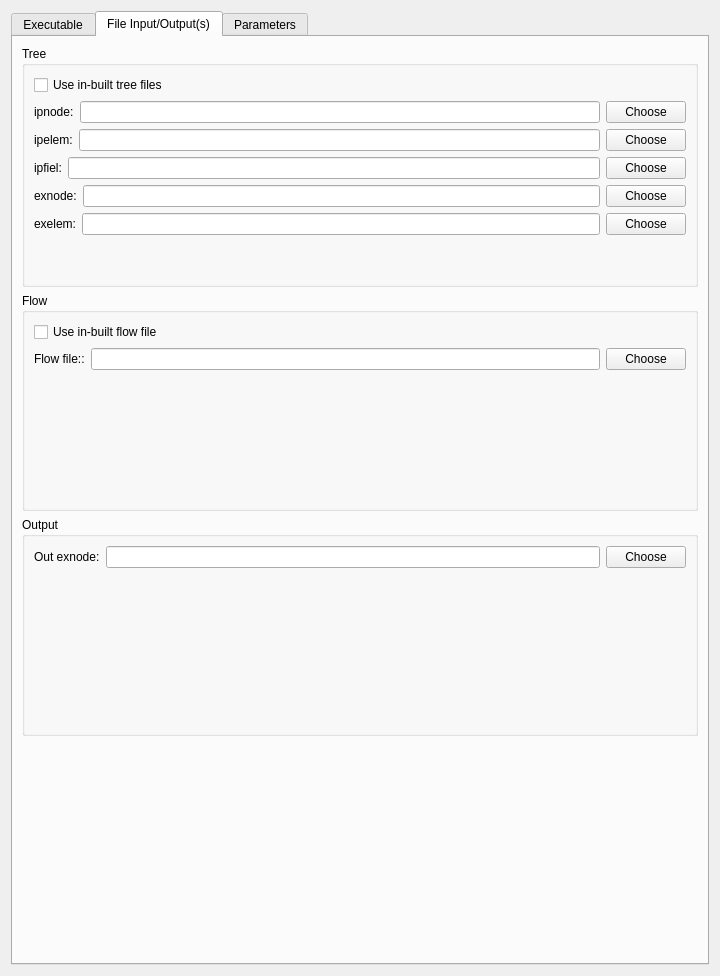
<?xml version="1.0" encoding="UTF-8"?>
<ui version="4.0">
 <class>VentilationWidget</class>
 <widget class="QWidget" name="VentilationWidget">
  <property name="geometry">
   <rect>
    <x>0</x>
    <y>0</y>
    <width>720</width>
    <height>976</height>
   </rect>
  </property>
  <property name="windowTitle">
   <string>Ventilation</string>
  </property>
  <layout class="QVBoxLayout" name="verticalLayout">
   <item>
    <widget class="QTabWidget" name="tabWidget">
     <property name="currentIndex">
      <number>1</number>
     </property>
     <widget class="QWidget" name="tabExecutable">
      <attribute name="title">
       <string>Executable</string>
      </attribute>
      <layout class="QVBoxLayout" name="verticalLayout_3">
       <item>
        <widget class="QGroupBox" name="groupBox">
         <property name="title">
          <string>Executable</string>
         </property>
         <layout class="QGridLayout" name="gridLayout">
          <item row="0" column="0">
           <widget class="QCheckBox" name="checkBoxInBuiltExecutable">
            <property name="text">
             <string>Use in-built executable</string>
            </property>
           </widget>
          </item>
          <item row="1" column="0">
           <widget class="QLabel" name="label_19">
            <property name="text">
             <string>Executable:</string>
            </property>
           </widget>
          </item>
          <item row="1" column="1">
           <widget class="QLineEdit" name="lineEditExecutable"/>
          </item>
          <item row="1" column="2">
           <widget class="QPushButton" name="pushButtonChooseExecutable">
            <property name="text">
             <string>Choose</string>
            </property>
           </widget>
          </item>
         </layout>
        </widget>
       </item>
       <item>
        <spacer name="verticalSpacer_2">
         <property name="orientation">
          <enum>Qt::Vertical</enum>
         </property>
         <property name="sizeHint" stdset="0">
          <size>
           <width>20</width>
           <height>766</height>
          </size>
         </property>
        </spacer>
       </item>
      </layout>
     </widget>
     <widget class="QWidget" name="tabFileInputs">
      <attribute name="title">
       <string>File Input/Output(s)</string>
      </attribute>
      <layout class="QVBoxLayout" name="verticalLayout_6">
       <item>
        <widget class="QGroupBox" name="groupBox_2">
         <property name="title">
          <string>Tree</string>
         </property>
         <layout class="QGridLayout" name="gridLayout_2">
          <item row="5" column="0">
           <layout class="QHBoxLayout" name="horizontalLayout_7">
            <item>
             <widget class="QLabel" name="label_24">
              <property name="text">
               <string>exelem:</string>
              </property>
             </widget>
            </item>
            <item>
             <widget class="QLineEdit" name="lineEditExElem"/>
            </item>
            <item>
             <widget class="QPushButton" name="pushButtonChooseExElem">
              <property name="text">
               <string>Choose</string>
              </property>
             </widget>
            </item>
           </layout>
          </item>
          <item row="4" column="0">
           <layout class="QHBoxLayout" name="horizontalLayout_6">
            <item>
             <widget class="QLabel" name="label_20">
              <property name="text">
               <string>exnode:</string>
              </property>
             </widget>
            </item>
            <item>
             <widget class="QLineEdit" name="lineEditExNode"/>
            </item>
            <item>
             <widget class="QPushButton" name="pushButtonChooseExNode">
              <property name="text">
               <string>Choose</string>
              </property>
             </widget>
            </item>
           </layout>
          </item>
          <item row="1" column="0">
           <layout class="QHBoxLayout" name="horizontalLayout_3">
            <item>
             <widget class="QLabel" name="label_22">
              <property name="text">
               <string>ipnode:</string>
              </property>
             </widget>
            </item>
            <item>
             <widget class="QLineEdit" name="lineEditIpNode"/>
            </item>
            <item>
             <widget class="QPushButton" name="pushButtonChooseIpNode">
              <property name="text">
               <string>Choose</string>
              </property>
             </widget>
            </item>
           </layout>
          </item>
          <item row="3" column="0">
           <layout class="QHBoxLayout" name="horizontalLayout_5">
            <item>
             <widget class="QLabel" name="label_21">
              <property name="text">
               <string>ipfiel:</string>
              </property>
             </widget>
            </item>
            <item>
             <widget class="QLineEdit" name="lineEditIpField"/>
            </item>
            <item>
             <widget class="QPushButton" name="pushButtonChooseIpField">
              <property name="text">
               <string>Choose</string>
              </property>
             </widget>
            </item>
           </layout>
          </item>
          <item row="0" column="0">
           <widget class="QCheckBox" name="checkBoxInBuiltTree">
            <property name="text">
             <string>Use in-built tree files</string>
            </property>
           </widget>
          </item>
          <item row="2" column="0">
           <layout class="QHBoxLayout" name="horizontalLayout_4">
            <item>
             <widget class="QLabel" name="label_23">
              <property name="text">
               <string>ipelem:</string>
              </property>
             </widget>
            </item>
            <item>
             <widget class="QLineEdit" name="lineEditIpElem"/>
            </item>
            <item>
             <widget class="QPushButton" name="pushButtonChooseIpElem">
              <property name="text">
               <string>Choose</string>
              </property>
             </widget>
            </item>
           </layout>
          </item>
          <item row="6" column="0">
           <spacer name="verticalSpacer_5">
            <property name="orientation">
             <enum>Qt::Vertical</enum>
            </property>
            <property name="sizeHint" stdset="0">
             <size>
              <width>20</width>
              <height>40</height>
             </size>
            </property>
           </spacer>
          </item>
         </layout>
        </widget>
       </item>
       <item>
        <widget class="QGroupBox" name="groupBox_3">
         <property name="title">
          <string>Flow</string>
         </property>
         <layout class="QVBoxLayout" name="verticalLayout_4">
          <item>
           <widget class="QCheckBox" name="checkBoxInBuiltFlow">
            <property name="text">
             <string>Use in-built flow file</string>
            </property>
           </widget>
          </item>
          <item>
           <layout class="QHBoxLayout" name="horizontalLayout_2">
            <item>
             <widget class="QLabel" name="label_25">
              <property name="text">
               <string>Flow file::</string>
              </property>
             </widget>
            </item>
            <item>
             <widget class="QLineEdit" name="lineEditFlow"/>
            </item>
            <item>
             <widget class="QPushButton" name="pushButtonChooseFlow">
              <property name="text">
               <string>Choose</string>
              </property>
             </widget>
            </item>
           </layout>
          </item>
          <item>
           <spacer name="verticalSpacer_4">
            <property name="orientation">
             <enum>Qt::Vertical</enum>
            </property>
            <property name="sizeHint" stdset="0">
             <size>
              <width>20</width>
              <height>40</height>
             </size>
            </property>
           </spacer>
          </item>
         </layout>
        </widget>
       </item>
       <item>
        <widget class="QGroupBox" name="groupBox_4">
         <property name="title">
          <string>Output</string>
         </property>
         <layout class="QVBoxLayout" name="verticalLayout_5">
          <item>
           <layout class="QHBoxLayout" name="horizontalLayout">
            <item>
             <widget class="QLabel" name="label_26">
              <property name="text">
               <string>Out exnode:</string>
              </property>
             </widget>
            </item>
            <item>
             <widget class="QLineEdit" name="lineEditOutExNode"/>
            </item>
            <item>
             <widget class="QPushButton" name="pushButtonChooseOutExNode">
              <property name="text">
               <string>Choose</string>
              </property>
             </widget>
            </item>
           </layout>
          </item>
          <item>
           <spacer name="verticalSpacer_3">
            <property name="orientation">
             <enum>Qt::Vertical</enum>
            </property>
            <property name="sizeHint" stdset="0">
             <size>
              <width>20</width>
              <height>40</height>
             </size>
            </property>
           </spacer>
          </item>
         </layout>
        </widget>
       </item>
       <item>
        <spacer name="verticalSpacer_6">
         <property name="orientation">
          <enum>Qt::Vertical</enum>
         </property>
         <property name="sizeHint" stdset="0">
          <size>
           <width>20</width>
           <height>40</height>
          </size>
         </property>
        </spacer>
       </item>
      </layout>
     </widget>
     <widget class="QWidget" name="tabParameters">
      <attribute name="title">
       <string>Parameters</string>
      </attribute>
      <layout class="QVBoxLayout" name="verticalLayout_2">
       <item>
        <widget class="QGroupBox" name="groupBoxMainParameters">
         <property name="title">
          <string>Main Parameters</string>
         </property>
         <layout class="QFormLayout" name="formLayout">
          <item row="0" column="0">
           <widget class="QLabel" name="label">
            <property name="text">
             <string>Number of breaths:</string>
            </property>
           </widget>
          </item>
          <item row="0" column="1">
           <widget class="QSpinBox" name="spinBoxNumberOfBreaths">
            <property name="minimum">
             <number>1</number>
            </property>
            <property name="value">
             <number>5</number>
            </property>
           </widget>
          </item>
          <item row="1" column="0">
           <widget class="QLabel" name="label_2">
            <property name="text">
             <string>Number of iterations:</string>
            </property>
           </widget>
          </item>
          <item row="1" column="1">
           <widget class="QSpinBox" name="spinBoxNumberOfIterations">
            <property name="minimum">
             <number>1</number>
            </property>
            <property name="maximum">
             <number>999999999</number>
            </property>
            <property name="singleStep">
             <number>100</number>
            </property>
            <property name="value">
             <number>200</number>
            </property>
           </widget>
          </item>
          <item row="2" column="0">
           <widget class="QLabel" name="label_3">
            <property name="text">
             <string>dt:</string>
            </property>
           </widget>
          </item>
          <item row="2" column="1">
           <widget class="ScientificDoubleSpinBox" name="doubleSpinBoxTimeStep"/>
          </item>
          <item row="3" column="0">
           <widget class="QLabel" name="label_4">
            <property name="text">
             <string>Error tolerance:</string>
            </property>
           </widget>
          </item>
          <item row="3" column="1">
           <widget class="ScientificDoubleSpinBox" name="doubleSpinBoxErrorTolerance">
            <property name="sizePolicy">
             <sizepolicy hsizetype="Minimum" vsizetype="Fixed">
              <horstretch>0</horstretch>
              <verstretch>0</verstretch>
             </sizepolicy>
            </property>
           </widget>
          </item>
         </layout>
        </widget>
       </item>
       <item>
        <widget class="QGroupBox" name="groupBoxFlowParameters">
         <property name="title">
          <string>Flow Parameters</string>
         </property>
         <layout class="QFormLayout" name="formLayout_2">
          <item row="0" column="0">
           <widget class="QLabel" name="label_5">
            <property name="text">
             <string>FRC:</string>
            </property>
           </widget>
          </item>
          <item row="0" column="1">
           <widget class="ScientificDoubleSpinBox" name="doubleSpinBoxFRC">
            <property name="sizePolicy">
             <sizepolicy hsizetype="Minimum" vsizetype="Fixed">
              <horstretch>0</horstretch>
              <verstretch>0</verstretch>
             </sizepolicy>
            </property>
           </widget>
          </item>
          <item row="2" column="0">
           <widget class="QLabel" name="label_6">
            <property name="text">
             <string>Constrict:</string>
            </property>
           </widget>
          </item>
          <item row="2" column="1">
           <widget class="ScientificDoubleSpinBox" name="doubleSpinBoxConstrict">
            <property name="sizePolicy">
             <sizepolicy hsizetype="Minimum" vsizetype="Fixed">
              <horstretch>0</horstretch>
              <verstretch>0</verstretch>
             </sizepolicy>
            </property>
           </widget>
          </item>
          <item row="4" column="0">
           <widget class="QLabel" name="label_7">
            <property name="text">
             <string>T interval:</string>
            </property>
           </widget>
          </item>
          <item row="4" column="1">
           <widget class="ScientificDoubleSpinBox" name="doubleSpinBoxTInterval">
            <property name="sizePolicy">
             <sizepolicy hsizetype="Minimum" vsizetype="Fixed">
              <horstretch>0</horstretch>
              <verstretch>0</verstretch>
             </sizepolicy>
            </property>
           </widget>
          </item>
          <item row="6" column="0">
           <widget class="QLabel" name="label_8">
            <property name="text">
             <string>G dirn:</string>
            </property>
           </widget>
          </item>
          <item row="6" column="1">
           <widget class="QSpinBox" name="spinBoxGdirn">
            <property name="sizePolicy">
             <sizepolicy hsizetype="Minimum" vsizetype="Fixed">
              <horstretch>0</horstretch>
              <verstretch>0</verstretch>
             </sizepolicy>
            </property>
            <property name="minimum">
             <number>1</number>
            </property>
           </widget>
          </item>
          <item row="8" column="0">
           <widget class="QLabel" name="label_9">
            <property name="text">
             <string>Press in</string>
            </property>
           </widget>
          </item>
          <item row="8" column="1">
           <widget class="ScientificDoubleSpinBox" name="doubleSpinBoxPressIn">
            <property name="sizePolicy">
             <sizepolicy hsizetype="Minimum" vsizetype="Fixed">
              <horstretch>0</horstretch>
              <verstretch>0</verstretch>
             </sizepolicy>
            </property>
           </widget>
          </item>
          <item row="10" column="0">
           <widget class="QLabel" name="label_10">
            <property name="text">
             <string>COV:</string>
            </property>
           </widget>
          </item>
          <item row="10" column="1">
           <widget class="ScientificDoubleSpinBox" name="doubleSpinBoxCOV">
            <property name="sizePolicy">
             <sizepolicy hsizetype="Minimum" vsizetype="Fixed">
              <horstretch>0</horstretch>
              <verstretch>0</verstretch>
             </sizepolicy>
            </property>
           </widget>
          </item>
          <item row="12" column="0">
           <widget class="QLabel" name="label_11">
            <property name="text">
             <string>R max. mean:</string>
            </property>
           </widget>
          </item>
          <item row="12" column="1">
           <widget class="ScientificDoubleSpinBox" name="doubleSpinBoxRMaxMean">
            <property name="sizePolicy">
             <sizepolicy hsizetype="Minimum" vsizetype="Fixed">
              <horstretch>0</horstretch>
              <verstretch>0</verstretch>
             </sizepolicy>
            </property>
           </widget>
          </item>
          <item row="14" column="0">
           <widget class="QLabel" name="label_12">
            <property name="text">
             <string>R min. mean:</string>
            </property>
           </widget>
          </item>
          <item row="14" column="1">
           <widget class="ScientificDoubleSpinBox" name="doubleSpinBoxRMinMean">
            <property name="sizePolicy">
             <sizepolicy hsizetype="Minimum" vsizetype="Fixed">
              <horstretch>0</horstretch>
              <verstretch>0</verstretch>
             </sizepolicy>
            </property>
           </widget>
          </item>
          <item row="16" column="0">
           <widget class="QLabel" name="label_13">
            <property name="text">
             <string>i-e ratio:</string>
            </property>
           </widget>
          </item>
          <item row="16" column="1">
           <widget class="ScientificDoubleSpinBox" name="doubleSpinBoxIERatio">
            <property name="sizePolicy">
             <sizepolicy hsizetype="Minimum" vsizetype="Fixed">
              <horstretch>0</horstretch>
              <verstretch>0</verstretch>
             </sizepolicy>
            </property>
           </widget>
          </item>
          <item row="18" column="0">
           <widget class="QLabel" name="label_18">
            <property name="text">
             <string>Ref. volume:</string>
            </property>
           </widget>
          </item>
          <item row="18" column="1">
           <widget class="ScientificDoubleSpinBox" name="doubleSpinBoxRefVolume">
            <property name="sizePolicy">
             <sizepolicy hsizetype="Minimum" vsizetype="Fixed">
              <horstretch>0</horstretch>
              <verstretch>0</verstretch>
             </sizepolicy>
            </property>
           </widget>
          </item>
          <item row="20" column="0">
           <widget class="QLabel" name="label_14">
            <property name="text">
             <string>Volume target:</string>
            </property>
           </widget>
          </item>
          <item row="20" column="1">
           <widget class="ScientificDoubleSpinBox" name="doubleSpinBoxVolumeTarget">
            <property name="sizePolicy">
             <sizepolicy hsizetype="Minimum" vsizetype="Fixed">
              <horstretch>0</horstretch>
              <verstretch>0</verstretch>
             </sizepolicy>
            </property>
           </widget>
          </item>
          <item row="22" column="0">
           <widget class="QLabel" name="label_15">
            <property name="text">
             <string>Pmus step:</string>
            </property>
           </widget>
          </item>
          <item row="22" column="1">
           <widget class="ScientificDoubleSpinBox" name="doubleSpinBoxPMusStep">
            <property name="sizePolicy">
             <sizepolicy hsizetype="Minimum" vsizetype="Fixed">
              <horstretch>0</horstretch>
              <verstretch>0</verstretch>
             </sizepolicy>
            </property>
            <property name="minimum">
             <double>-9999999.990000000223517</double>
            </property>
           </widget>
          </item>
          <item row="24" column="0">
           <widget class="QLabel" name="label_17">
            <property name="text">
             <string>Expiration type:</string>
            </property>
           </widget>
          </item>
          <item row="26" column="0">
           <widget class="QLabel" name="label_16">
            <property name="text">
             <string>Chest wall compliance:</string>
            </property>
           </widget>
          </item>
          <item row="26" column="1">
           <widget class="ScientificDoubleSpinBox" name="doubleSpinBoxChestWallCompliance">
            <property name="sizePolicy">
             <sizepolicy hsizetype="Minimum" vsizetype="Fixed">
              <horstretch>0</horstretch>
              <verstretch>0</verstretch>
             </sizepolicy>
            </property>
           </widget>
          </item>
          <item row="24" column="1">
           <widget class="QComboBox" name="comboBoxExpirationType">
            <item>
             <property name="text">
              <string>Passive</string>
             </property>
            </item>
           </widget>
          </item>
         </layout>
        </widget>
       </item>
       <item>
        <spacer name="verticalSpacer">
         <property name="orientation">
          <enum>Qt::Vertical</enum>
         </property>
         <property name="sizeHint" stdset="0">
          <size>
           <width>20</width>
           <height>40</height>
          </size>
         </property>
        </spacer>
       </item>
      </layout>
     </widget>
    </widget>
   </item>
  </layout>
 </widget>
 <customwidgets>
  <customwidget>
   <class>ScientificDoubleSpinBox</class>
   <extends>QDoubleSpinBox</extends>
   <header>opencmiss/neon/ui/misc/scientificdoublespinbox.h</header>
  </customwidget>
 </customwidgets>
 <tabstops>
  <tabstop>spinBoxNumberOfBreaths</tabstop>
  <tabstop>spinBoxNumberOfIterations</tabstop>
  <tabstop>doubleSpinBoxTimeStep</tabstop>
  <tabstop>doubleSpinBoxErrorTolerance</tabstop>
  <tabstop>doubleSpinBoxFRC</tabstop>
  <tabstop>doubleSpinBoxConstrict</tabstop>
  <tabstop>doubleSpinBoxTInterval</tabstop>
  <tabstop>spinBoxGdirn</tabstop>
  <tabstop>doubleSpinBoxPressIn</tabstop>
  <tabstop>doubleSpinBoxCOV</tabstop>
  <tabstop>doubleSpinBoxRMaxMean</tabstop>
  <tabstop>doubleSpinBoxRMinMean</tabstop>
  <tabstop>doubleSpinBoxIERatio</tabstop>
  <tabstop>doubleSpinBoxRefVolume</tabstop>
  <tabstop>doubleSpinBoxVolumeTarget</tabstop>
  <tabstop>doubleSpinBoxPMusStep</tabstop>
  <tabstop>comboBoxExpirationType</tabstop>
  <tabstop>doubleSpinBoxChestWallCompliance</tabstop>
 </tabstops>
 <resources/>
 <connections/>
</ui>
